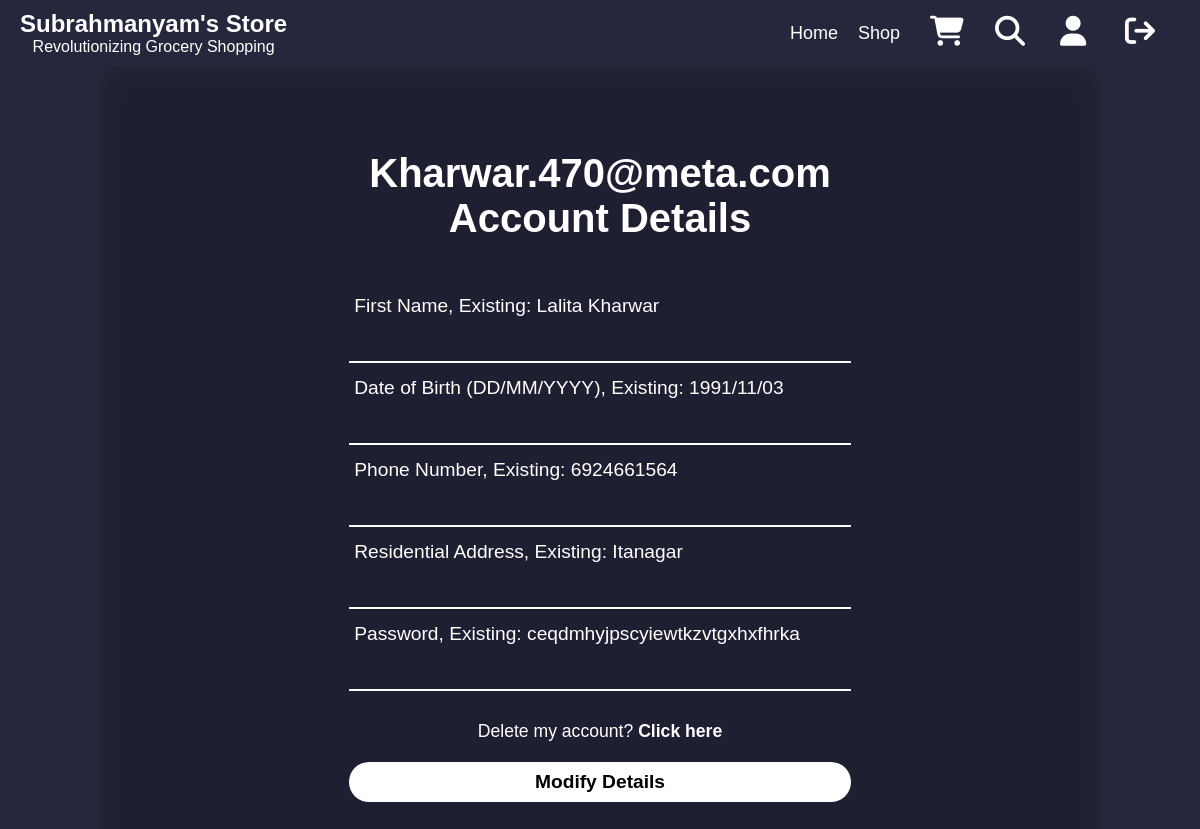
The app's page /user_page (signed in) with its own data.
### tables this page shows
CREATE TABLE users(
            uid INTEGER PRIMARY KEY AUTOINCREMENT ,
            fname text NOT NULL,
            dob text NOT NULL,
            email_add text UNIQUE NOT NULL,
            phone_num text NOT NULL,
            address text NOT NULL,        
            pwd text NOT NULL          
            
                    );

### app_contents/routes_user.py (the view, shortened to what this page needs)
@app.route('/user_page',methods=["POST","GET"])
def user_page():
     if(session.get("user")==None):
         flash('You need to Login first to access User Page','alert-message')
         return redirect(url_for('login_page'))
     if(session.get("user")=="manager"):
         return redirect(url_for("manager"))
     return render_template('user_page.html',data=getfromdbwhere('*','users','uid',f'uid={session["user"]}')[0])# data list "Page title"

### app_contents/functions.py (called while the page is built)
def getfromdbwhere(columns,table,id,where):
     p_db=path.join((getcwd()),'database.db')
     con = sqlite3.connect(p_db,check_same_thread=False)
     c=con.cursor()
     c.execute(f'SELECT {columns} FROM {table} WHERE {where} ORDER BY {id} ASC')
     k=columns.count(',')
     l=[]
     m=c.fetchall()
     for ele in m:
          if(k==0 and columns!='*'):
           l.append(ele[0])
          else:
              z=list(ele)
              l.append(z)
     con.close()
     return l

### app_contents/templates/user_page.html (shortened to what this page needs)
{% extends 'base.html' %}
{% block head %}
<link rel= "stylesheet" type= "text/css" href= "{{ url_for('static',filename='styles/register.css') }}">
{% endblock %}
{% block content %}
<section1>
<div class="registration-box">
  <div class="form-value">
    <form method="post">
      <h2>{{data[3]}}</br> Account Details </h2>
      <div class="inputbox">
        <input type="text" name="fname"  value="{{ request.form['fname'] }}">
        <label>First Name, Existing: {{data[1]}}</label>
      </div>
      <div class="inputbox">
        <input type="text" name="dob" value="{{ request.form['dob'] }}">
        <label>Date of Birth (DD/MM/YYYY), Existing: {{data[2]}}</label>
      </div>
      <div class="inputbox">
        <input type="text" name="phone_num" value="{{ request.form['phone_num'] }}">
        <label>Phone Number,  Existing: {{data[4]}}</label>
      </div>
      <div class="inputbox">
        <input type="text" name="address"value="{{ request.form['address'] }}">
        <label>Residential Address,  Existing: {{data[5]}}</label>
      </div>
      <div class="inputbox">
        <input type="text" name="pwd" value="{{ request.form['pwd'] }}">
        <label>Password,  Existing: {{data[6]}}</label>
      </div>
      <div class="register">
        <p>Delete my account? <a href="{{ url_for('deletion_page')}}">Click here</a></p>
      </div>
      <button type="submit">Modify Details</button>
  </div>
</div>
</section1>
{% endblock %}

### app_contents/static/styles/register.css (style rules this page uses)
* { margin: 0; padding: 0; font-family: "Trebuchet MS", "Lucida Sans Unicode", "Lucida Grande", "Lucida Sans", Arial, sans-serif; }
section1 { display: flex; justify-content: center; align-items: center; min-height: 100vh; width: 100%; max-height: 100%; background-color:#25283D ; background-position: center; background-size: cover; }
.registration-box { position: relative; width: 1000px; height: 800px; max-height:90%; background: transparent; border: none; border-radius: 20px; backdrop-filter: blur(15px) brightness(80%); display: flex; justify-content: center; align-items: center; }
h2 { font-size: 2.5em; color: #fff; padding: 20px 20px 40px 20px; text-align: center; }
.inputbox { position: relative; margin: 30px 0; width: 100%; border-bottom: 2px solid #fff; }
.inputbox label { position: absolute; top: 50%; left: 5px; transform: translateY(-50%); color: #fff; font-size: 1.2em; pointer-events: none; transition: 0.5s; }
input:focus ~ label, input:valid ~ label { top: -5px; }
.inputbox input { width: 100%; height: 50px; background: transparent; border: none; outline: none; font-size: 1.5em; padding: 0 35px 0 5px; color: #fff; }
button { width: 100%; height: 40px; border-radius: 40px; background-color: #fff; border: none; outline: none; cursor: pointer; font-size: 1.2em; font-weight: 600; display: block; }
.register { font-size: 1.1em; color: #fff; text-align: center; margin: 25px 0 10px; padding: 0 0 10px 0px; }
.register p a { text-decoration: none; color: #fff; font-weight: 600; }

### app_contents/static/styles/common.css (style rules this page uses)
* { box-sizing: border-box; }
body { background: #25283D; font-family: 'Hind', sans-serif; margin: 0; padding: 0; }
body { margin: 0; padding: 0; }

### records on screen
users: email_add "Kharwar.470@meta.com", fname "Lalita Kharwar", dob "1991/11/03", phone_num "6924661564", address "Itanagar", pwd "ceqdmhyjpscyiewtkzvtgxhxfhrka"
